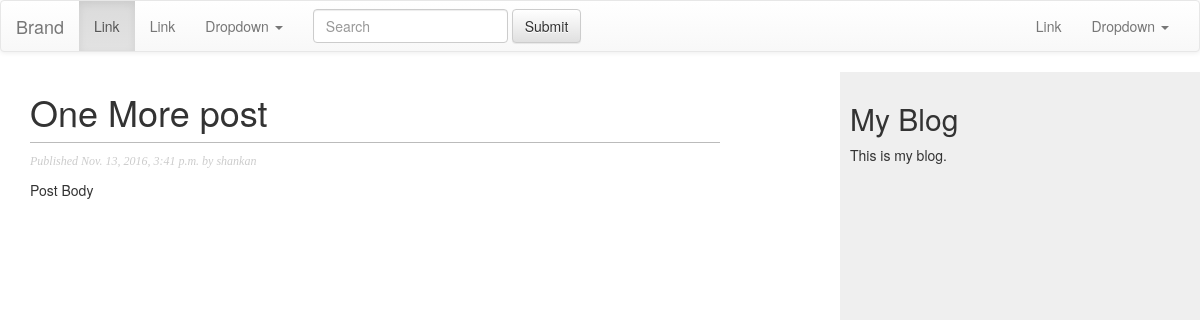
/blog/2016/11/13/s/, run on the app's committed database.
### blog/models.py (models this page shows, shortened)
class Post(models.Model):
    STATUS_CHOICES = (
        ('draft', 'Draft'),
        ('published', 'Published'),
    )
    title = models.CharField(max_length=250)
    slug = models.SlugField(max_length=250,
                            unique_for_date='publish')
    author = models.ForeignKey(User,
                               related_name='blog_posts')
    body = models.TextField()
    publish = models.DateTimeField(default=timezone.now())
    created = models.DateTimeField(auto_now_add=True)
    updated = models.DateTimeField(auto_now=True)
    status = models.CharField(max_length=10,
                              choices=STATUS_CHOICES,
                              default='draft')
    objects = models.Manager()
    published = PublishedManager()
    class Meta:
        ordering = ("-publish",)

### blog/views.py (the view)
def post_detail(request, year, month, day, post):
    post = get_object_or_404(Post, slug=post, status = 'published',
                             publish__year = year,
                             publish__month=month,
                             publish__day=day)
    return render(request,'blog/post/detail.html',{'post': post})

### blog/templates/blog/post/detail.html (shortened to what this page needs)
{% extends "blog/base.html" %}
{% block content %}
<h1>{{ post.title }}</h1>
<p class="date">
    Published {{ post.publish }} by {{ post.author }}
</p>
{{ post.body|linebreaks }}
{% endblock %}

### blog/static/css/blog.css (style rules this page uses)
body { margin:0; padding:0; font-family:helvetica, sans-serif; }
h1 { font-weight:normal; border-bottom:1px solid #bbb; padding:0 0 10px 0; }
p.date { color:#ccc; font-family: georgia, serif; font-size: 12px; font-style: italic; }

### data on the page
Post: title "One More post", publish "Nov. 13, 2016, 3:41 p.m.", author "shankan", body "Post Body"
